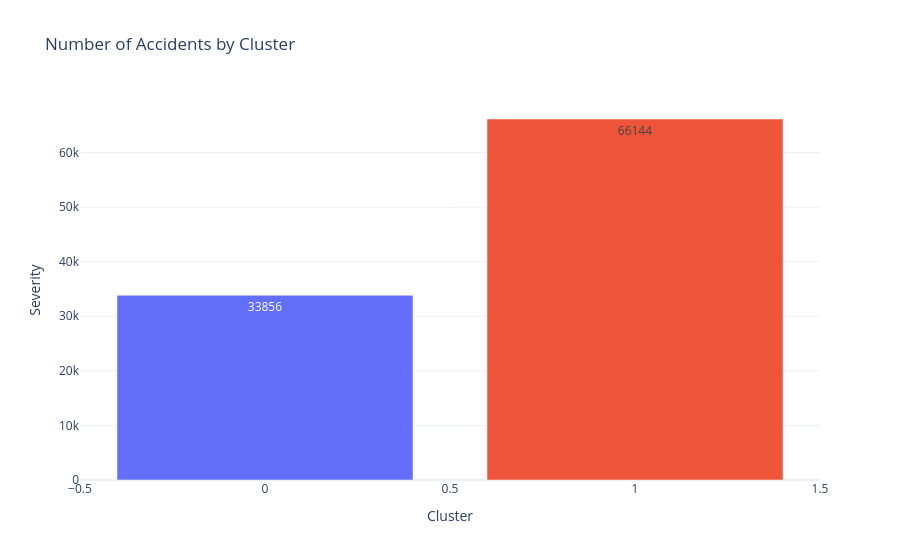

Write notebook code for a chart like this one.
### Code cell
cluster_counts = (
    df["Cluster"]
    .value_counts()
    .sort_index()
    .reset_index()
)

cluster_counts.columns = ["Cluster", "Severity"]

fig = px.bar(
    cluster_counts,
    x="Cluster",
    y="Severity",
    color="Cluster",
    title="Number of Accidents by Cluster",
    text="Severity"
)

fig.update_layout(
    template="plotly_white",
    showlegend=False
)

fig.show()

### Figure 1 — Plotly figure (JSON) as saved in the notebook; plotly's stock layout.template omitted (floating-point values rounded to 4 significant figures)
{"data": [{"hovertemplate": "Cluster=%{x}<br>Severity=%{text}<extra></extra>", "legendgroup": "0", "marker": {"color": "#636efa", "pattern": {"shape": ""}}, "name": "0", "orientation": "v", "showlegend": true, "text": [33860.0], "textposition": "auto", "type": "bar", "x": [0], "xaxis": "x", "y": [33856], "yaxis": "y"}, {"hovertemplate": "Cluster=%{x}<br>Severity=%{text}<extra></extra>", "legendgroup": "1", "marker": {"color": "#EF553B", "pattern": {"shape": ""}}, "name": "1", "orientation": "v", "showlegend": true, "text": [66140.0], "textposition": "auto", "type": "bar", "x": [1], "xaxis": "x", "y": [66144], "yaxis": "y"}], "layout": {"barmode": "relative", "legend": {"title": {"text": "Cluster"}, "tracegroupgap": 0}, "showlegend": false, "title": {"text": "Number of Accidents by Cluster"}, "xaxis": {"anchor": "y", "categoryarray": [0, 1], "categoryorder": "array", "domain": [0, 1], "title": {"text": "Cluster"}}, "yaxis": {"anchor": "x", "domain": [0, 1], "title": {"text": "Severity"}}}}
